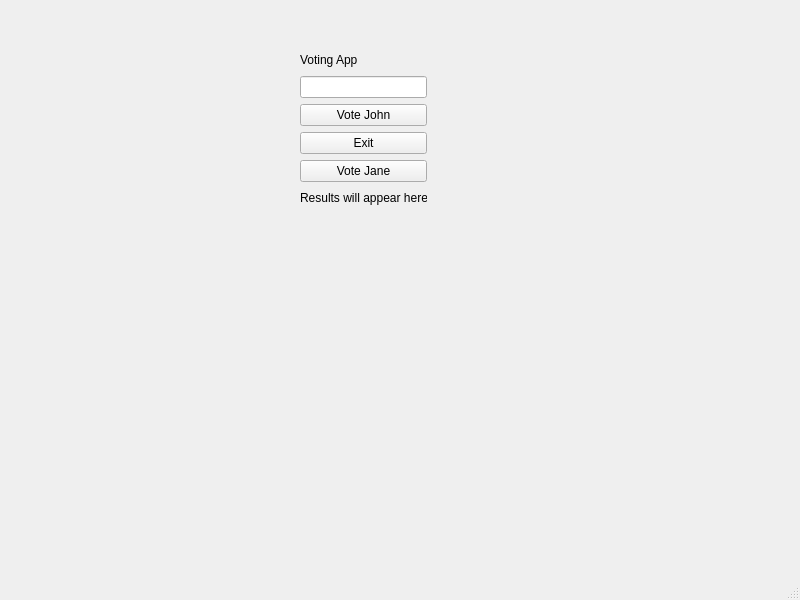
<?xml version="1.0" encoding="UTF-8"?>
<ui version="4.0">
 <class>VotingApp</class>
 <widget class="QMainWindow" name="VotingApp">
  <property name="geometry">
   <rect>
    <x>0</x>
    <y>0</y>
    <width>800</width>
    <height>600</height>
   </rect>
  </property>
  <property name="windowTitle">
   <string>MainWindow</string>
  </property>
  <widget class="QWidget" name="centralwidget">
   <widget class="QWidget" name="layoutWidget">
    <property name="geometry">
     <rect>
      <x>300</x>
      <y>50</y>
      <width>127</width>
      <height>157</height>
     </rect>
    </property>
    <layout class="QVBoxLayout" name="verticalLayout">
     <item>
      <widget class="QLabel" name="label">
       <property name="text">
        <string>Voting App</string>
       </property>
      </widget>
     </item>
     <item>
      <widget class="QLineEdit" name="idInput"/>
     </item>
     <item>
      <widget class="QPushButton" name="johnButton">
       <property name="text">
        <string>Vote John</string>
       </property>
      </widget>
     </item>
     <item>
      <widget class="QPushButton" name="exitButton">
       <property name="text">
        <string>Exit</string>
       </property>
      </widget>
     </item>
     <item>
      <widget class="QPushButton" name="janeButton">
       <property name="text">
        <string>Vote Jane</string>
       </property>
      </widget>
     </item>
     <item>
      <widget class="QLabel" name="resultLabel">
       <property name="text">
        <string>Results will appear here</string>
       </property>
      </widget>
     </item>
    </layout>
   </widget>
  </widget>
  <widget class="QStatusBar" name="statusbar"/>
 </widget>
 <resources/>
 <connections/>
</ui>
